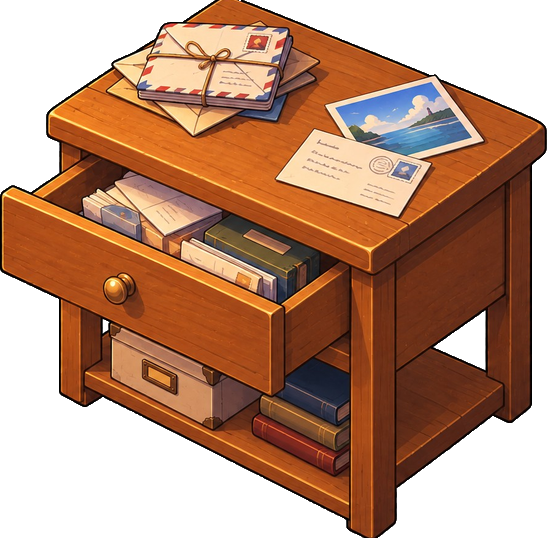
#> input picture room_editor/assets/drawer.png, 547 x 538 px
$ python remove_checker_bg.py ../assets/drawer.png ../assets/bed.png 5
#> lines starting #> are read from the running program, lines starting #| are printed output that depends on the picture; after the words box and inside, x2 and y2 are one past the last pixel; in counts of white or black regions, pixels touching at a corner belong together
"""그림에 박혀 있는 체크무늬(가짜 투명)·흰 배경을 실제 투명으로 바꾸고 여백을 잘라 축소한다.

이미지 가장자리와 연결된 밝은 무채색 픽셀만 지운다(그림 안쪽의 흰색은 유지).
사용법: python tools/remove_checker_bg.py 입력 출력.png [최대높이]
"""
import sys
import numpy as np
from PIL import Image
from scipy import ndimage

src, dst = sys.argv[1], sys.argv[2]
max_h = int(sys.argv[3]) if len(sys.argv) > 3 else 800

orig = Image.open(src).convert("RGBA")
#> orig is the input picture: PIL image 547x538 RGBA; mean R, G, B, A 176, 134.6, 111.2, 170.6
a0 = np.asarray(orig.getchannel("A"))
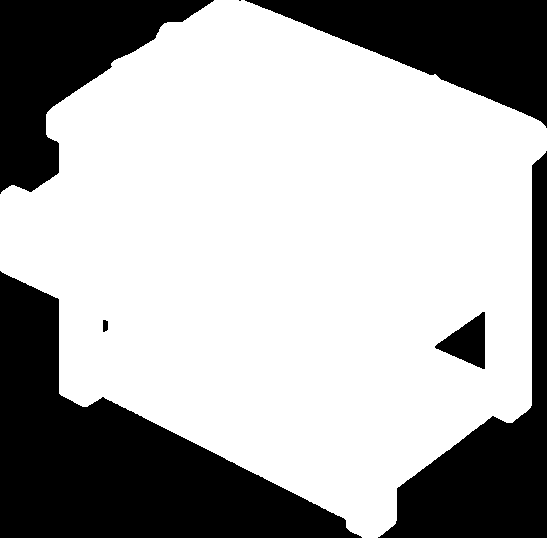
#> a0: shape (538, 547); 66.9% white; 7 black regions (1 under 20 px), largest, box (x1, y1, x2, y2) and area: (0, 271, 362, 538) 40295, (378, 151, 547, 538) 18743, (245, 0, 547, 128) 18494, (0, 0, 214, 194) 18245, (435, 312, 485, 369) 1523, (103, 320, 108, 332) 54
rgb = np.asarray(orig.convert("RGB")).astype(np.int16)
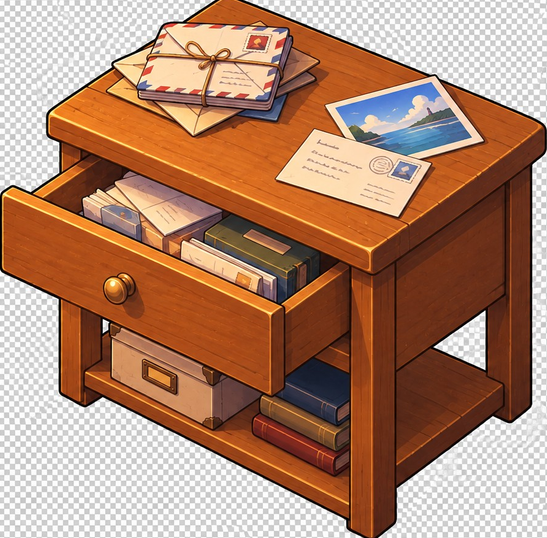
#> rgb: shape (538, 547, 3) int16; mean R, G, B 176, 134.6, 111.2
already = (a0 == 0).mean() > 0.05   # 이미 실제 투명 배경이면 지우지 않고 여백만 정리
#> already = True
mx, mn = rgb.max(axis=2), rgb.min(axis=2)
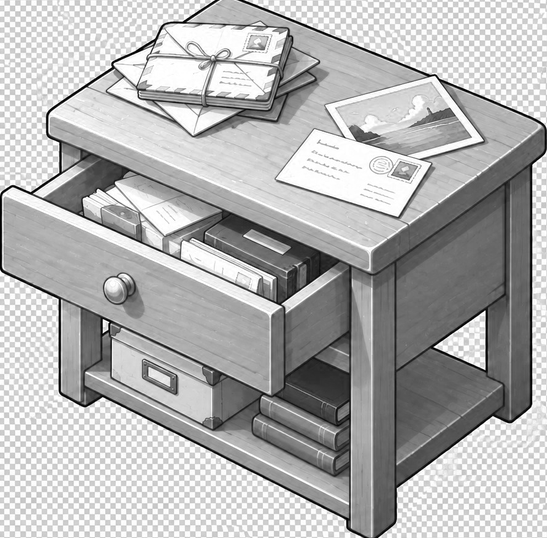
#> mx: shape (538, 547) int16; min 0, max 255, mean 177.8
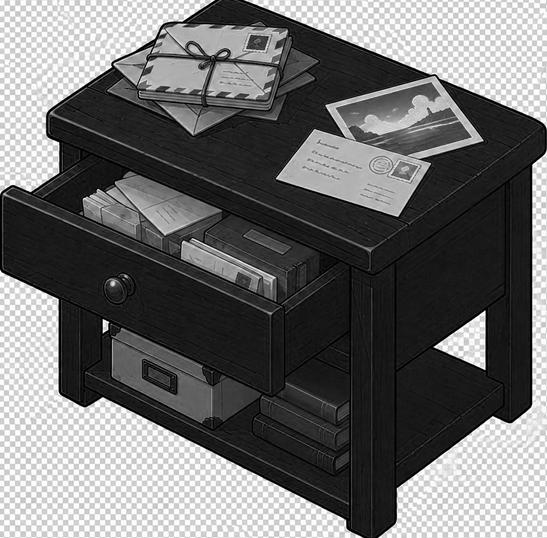
#> mn: shape (538, 547) int16; min 0, max 255, mean 109.3
cand = (mx - mn <= 14) & (mn >= 175)            # 밝은 회색/흰색 = 체크무늬 후보
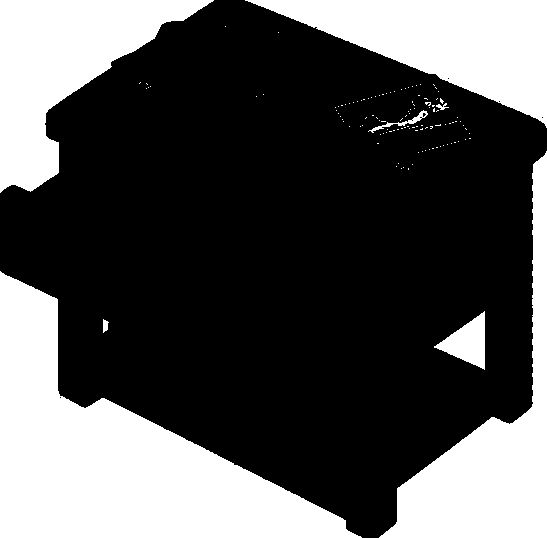
#> cand: shape (538, 547) bool; 33.1% white; 122 white regions (114 under 20 px), largest, box (x1, y1, x2, y2) and area: (0, 271, 362, 538) 40128, (379, 151, 547, 538) 18564, (245, 0, 547, 128) 18417
lab, _ = ndimage.label(cand)
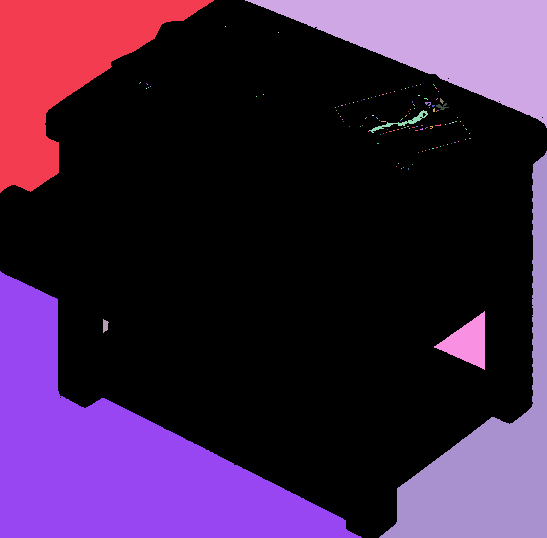
#> lab: shape (538, 547) int32; 140 distinct labels, from 0 to 139; one colour per label, 0 black
edge = np.unique(np.concatenate([lab[0], lab[-1], lab[:, 0], lab[:, -1]]))
#> edge = [0, 1, 2, 129, 137]
bg = np.isin(lab, edge[edge > 0])
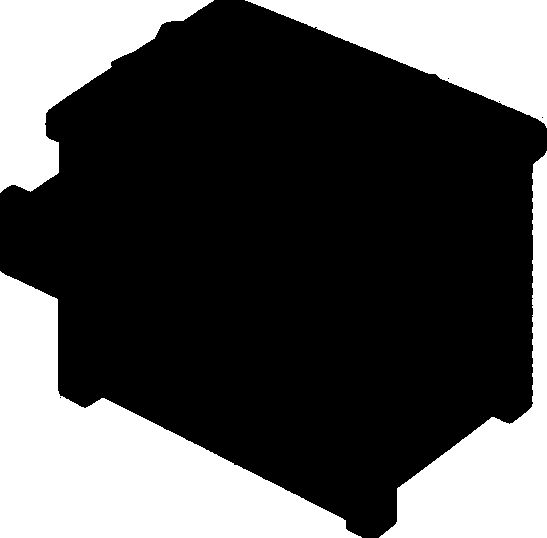
#> bg: shape (538, 547) bool; 32.4% white; 4 white regions, box (x1, y1, x2, y2) and area: (0, 271, 362, 538) 40128, (379, 151, 547, 538) 18564, (245, 0, 547, 128) 18417, (0, 0, 214, 193) 18175
bg = ndimage.binary_closing(bg, iterations=1) | bg
#> bg: shape (538, 547) bool; 32.4% white; 4 white regions, box (x1, y1, x2, y2) and area: (0, 271, 362, 538) 40131, (379, 151, 547, 538) 18564, (245, 0, 547, 128) 18422, (0, 0, 214, 193) 18175

# 가장자리 1px 부드럽게: 배경과 맞닿은 밝은 픽셀은 반투명
if already:
    alpha, bg = a0.copy(), a0 == 0
else:
    alpha = np.where(bg, 0, 255).astype(np.uint8)
    ring = ndimage.binary_dilation(bg, iterations=1) & ~bg
    soft = ring & (mn >= 150) & (mx - mn <= 30)
    alpha[soft] = 110

img = Image.fromarray(np.dstack([rgb.astype(np.uint8), alpha]), "RGBA")
bbox = img.getchannel("A").point(lambda v: 255 if v > 24 else 0).getbbox()   # 거의 투명한 잡티는 제외
#> bbox = (0, 0, 547, 538)
img = img.crop((max(0, bbox[0] - 4), max(0, bbox[1] - 4), min(img.width, bbox[2] + 4), min(img.height, bbox[3] + 4)))
k = min(1, max_h / img.height)
#> k = 0.00929
if k < 1:
    img = img.resize((round(img.width * k), round(img.height * k)), Image.LANCZOS)
img.save(dst, optimize=True)
print(dst, img.size, "이미 투명 배경 - 여백만 정리" if already else f"배경 제거 {bg.mean():.0%}")
#| ../assets/bed.png (5, 5) 이미 투명 배경 - 여백만 정리

$ run again, on room_editor/assets/board-new.png
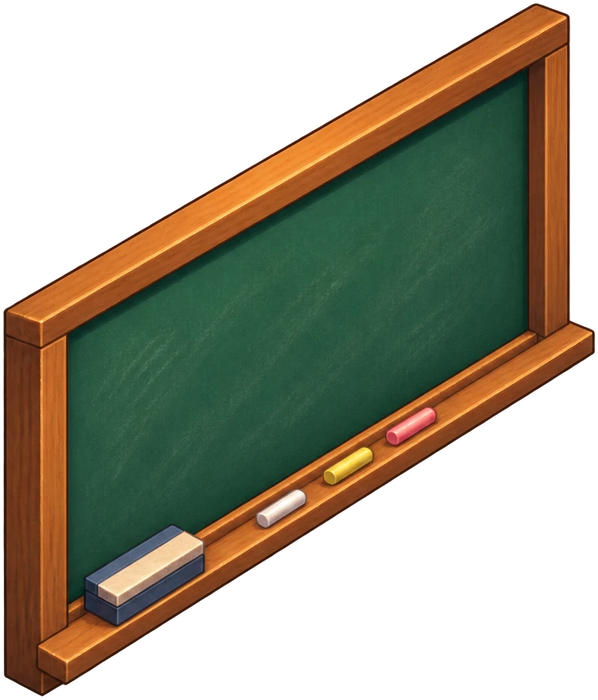
#> input picture room_editor/assets/board-new.png, 598 x 700 px
#> orig is the input picture: PIL image 598x700 RGBA; mean R, G, B, A 50.7, 46, 28.2, 136.6
#> already = True
#> `cand = (mx - mn <= 14) & (mn >= 175)`:
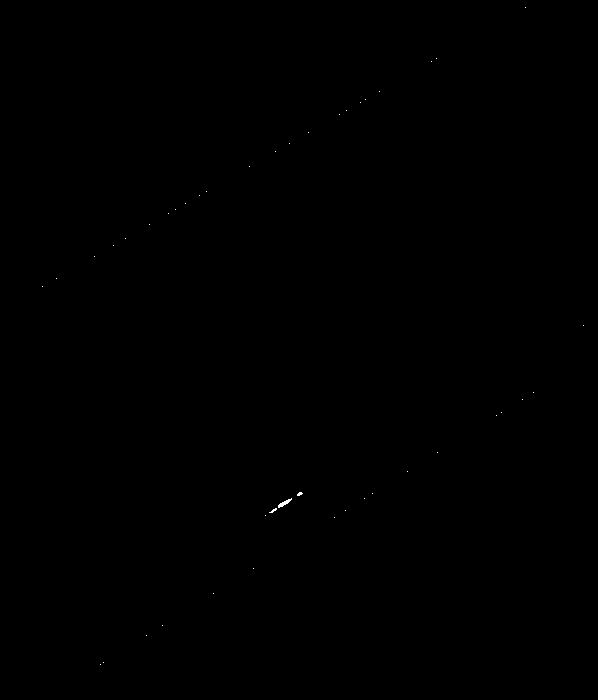
#> cand: shape (700, 598) bool; 0.03% white in thin lines or dots, all inside (x1, y1, x2, y2) = (42, 7, 584, 665)
#> lab: shape (700, 598) int32; 45 distinct labels, from 0 to 44
#> edge = [0]
#> `alpha, bg = a0.copy(), a0 == 0`:
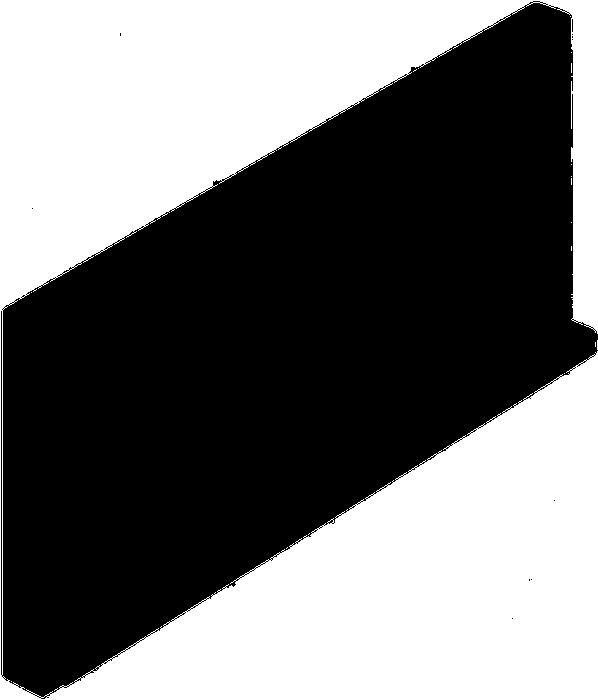
#> bg: shape (700, 598) bool; 45.1% white; 18 white regions (17 under 20 px), largest, box (x1, y1, x2, y2) and area: (0, 0, 598, 700) 188563
#> bbox = (3, 3, 595, 697)
#| ../assets/board-new.png (4, 5) 이미 투명 배경 - 여백만 정리

$ run again, on room_editor/assets/board.png
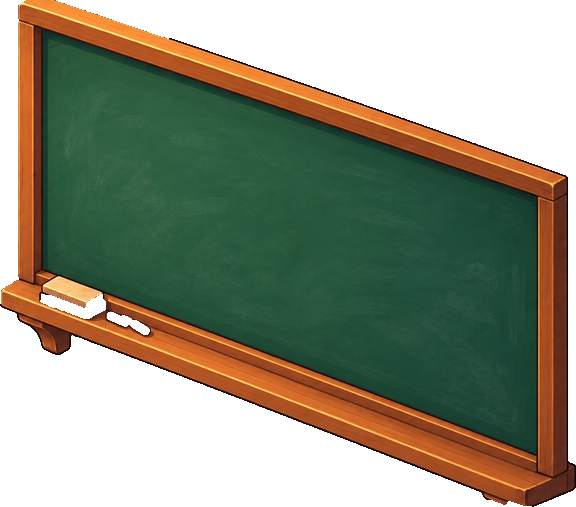
#> input picture room_editor/assets/board.png, 576 x 507 px
#> orig is the input picture: PIL image 576x507 RGBA; mean R, G, B, A 133.7, 135.2, 115.2, 162.3
#> `a0 = np.asarray(orig.getchannel("A"))`:
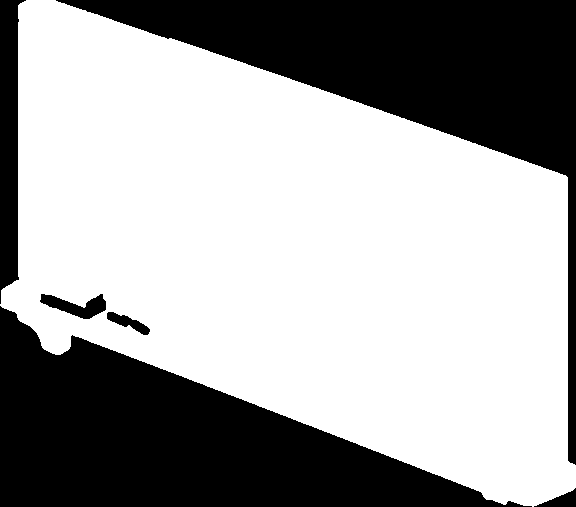
#> a0: shape (507, 576); 63.6% white; 6 black regions, box (x1, y1, x2, y2) and area: (0, 306, 532, 507) 51058, (56, 0, 576, 465) 48340, (0, 0, 26, 304) 5170, (40, 294, 106, 319) 836, (107, 312, 150, 335) 397, (534, 488, 576, 507) 379
#> already = True
#> cand: shape (507, 576) bool; 35.3% white; 7 white regions (3 under 20 px), largest, box (x1, y1, x2, y2) and area: (0, 307, 497, 507) 50590, (63, 0, 576, 464) 47526, (0, 0, 20, 288) 4506, (536, 489, 576, 507) 354
#> `lab, _ = ndimage.label(cand)`:
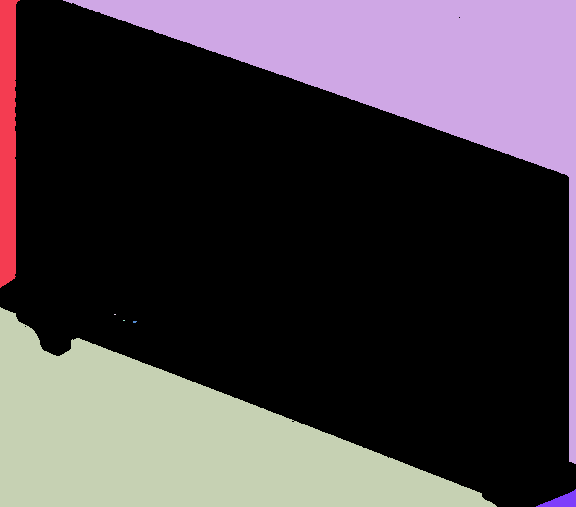
#> lab: shape (507, 576) int32; 8 distinct labels, from 0 to 7; one colour per label, 0 black
#> edge = [0, 1, 2, 3, 7]
#> bbox = (0, 0, 576, 507)
#| ../assets/board.png (6, 5) 이미 투명 배경 - 여백만 정리
